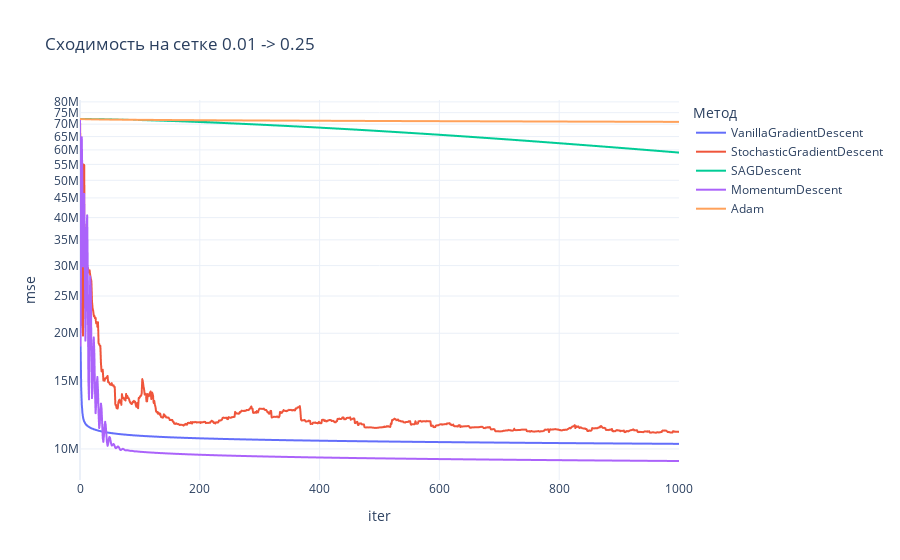

The notebook cell this image was saved under:
### Code cell
fig = px.line(
    df, x='iter', y='mse', color='method',
    title='Сходимость на сетке 0.01 -> 0.25'
)
fig.update_layout(template='plotly_white', legend_title_text='Метод')
fig.update_yaxes(type='log')
fig.show()

### Figure 1 — Plotly figure (JSON) as saved in the notebook; plotly's stock layout.template omitted (floating-point values rounded to 4 significant figures; data arrays with more than 128 entries replaced by an {"elided": "..."} marker saying what was removed)
{"data": [{"hovertemplate": "method=VanillaGradientDescent<br>iter=%{x}<br>mse=%{y}<extra></extra>", "legendgroup": "VanillaGradientDescent", "line": {"color": "#636efa", "dash": "solid"}, "marker": {"symbol": "circle"}, "mode": "lines", "name": "VanillaGradientDescent", "showlegend": true, "x": {"elided": "1001 int values"}, "xaxis": "x", "y": {"elided": "1001 float values"}, "yaxis": "y", "type": "scattergl"}, {"hovertemplate": "method=StochasticGradientDescent<br>iter=%{x}<br>mse=%{y}<extra></extra>", "legendgroup": "StochasticGradientDescent", "line": {"color": "#EF553B", "dash": "solid"}, "marker": {"symbol": "circle"}, "mode": "lines", "name": "StochasticGradientDescent", "showlegend": true, "x": {"elided": "1001 int values"}, "xaxis": "x", "y": {"elided": "1001 float values"}, "yaxis": "y", "type": "scattergl"}, {"hovertemplate": "method=SAGDescent<br>iter=%{x}<br>mse=%{y}<extra></extra>", "legendgroup": "SAGDescent", "line": {"color": "#00cc96", "dash": "solid"}, "marker": {"symbol": "circle"}, "mode": "lines", "name": "SAGDescent", "showlegend": true, "x": {"elided": "1001 int values"}, "xaxis": "x", "y": {"elided": "1001 float values"}, "yaxis": "y", "type": "scattergl"}, {"hovertemplate": "method=MomentumDescent<br>iter=%{x}<br>mse=%{y}<extra></extra>", "legendgroup": "MomentumDescent", "line": {"color": "#ab63fa", "dash": "solid"}, "marker": {"symbol": "circle"}, "mode": "lines", "name": "MomentumDescent", "showlegend": true, "x": {"elided": "1001 int values"}, "xaxis": "x", "y": {"elided": "1001 float values"}, "yaxis": "y", "type": "scattergl"}, {"hovertemplate": "method=Adam<br>iter=%{x}<br>mse=%{y}<extra></extra>", "legendgroup": "Adam", "line": {"color": "#FFA15A", "dash": "solid"}, "marker": {"symbol": "circle"}, "mode": "lines", "name": "Adam", "showlegend": true, "x": {"elided": "1001 int values"}, "xaxis": "x", "y": {"elided": "1001 float values"}, "yaxis": "y", "type": "scattergl"}], "layout": {"xaxis": {"anchor": "y", "domain": [0.0, 1.0], "title": {"text": "iter"}}, "yaxis": {"anchor": "x", "domain": [0.0, 1.0], "title": {"text": "mse"}, "type": "log"}, "legend": {"title": {"text": "Метод"}, "tracegroupgap": 0}, "title": {"text": "Сходимость на сетке 0.01 -> 0.25"}}}
